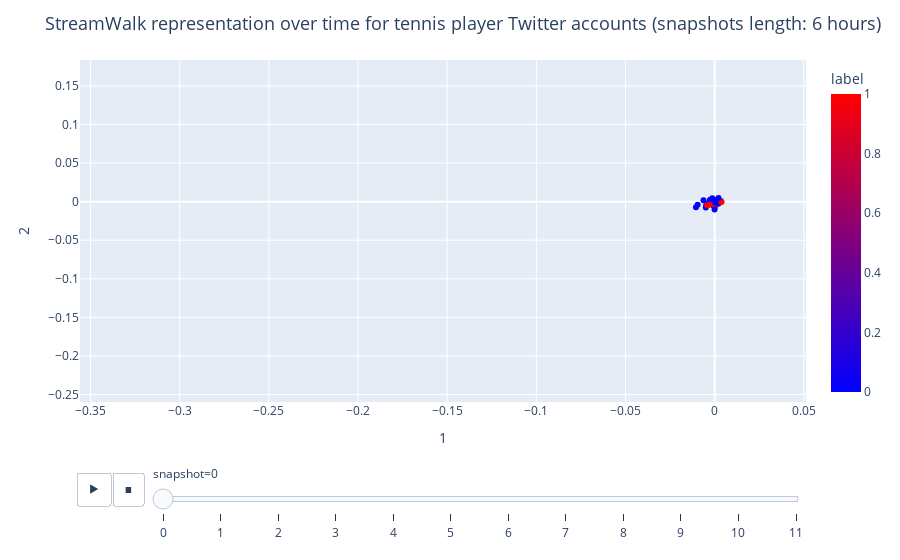

Notebook code for this chart:
### Code cell
fig_sw

### Figure 1 — Plotly figure (JSON) as saved in the notebook; plotly's stock layout.template omitted (floating-point values rounded to 4 significant figures)
{"data": [{"hovertemplate": "<b>%{hovertext}</b><br><br>snapshot=0<br>1=%{x}<br>2=%{y}<br>label=%{marker.color}<extra></extra>", "hovertext": ["Svetlana Kuznetsova<br>2017-05-28<br>Women's Singles - Round 1<br>Suzanne-Lenglen Court<br>Match id: 2", "Philipp Kohlschreiber<br>2017-05-28", "Paul-Henri Mathieu<br>2017-05-28", "Nick Kyrgios<br>2017-05-28", "Garbiñe Muguruza<br>2017-05-28", "Federico Delbonis<br>2017-05-28", "Feliciano Lopez<br>2017-05-28", "Juan Martin Del Potro<br>2017-05-28", "Henri Leconte<br>2017-05-28", "Andy Murray<br>2017-05-28", "Horacio Zeballos<br>2017-05-28<br>Men's Singles - Round 1<br>Suzanne-Lenglen Court<br>Match id: 1", "Tomas Berdych<br>2017-05-28", "Marion Bartoli<br>2017-05-28", "Madison Keys<br>2017-05-28", "David Goffin<br>2017-05-28", "Pablo Cuevas<br>2017-05-28", "Guido Pella<br>2017-05-28", "Jack Sock<br>2017-05-28", "Dominic Thiem<br>2017-05-28<br>Men's Singles - Round 1<br>Suzanne-Lenglen Court<br>Match id: 3", "Samantha Stosur<br>2017-05-28", "Timea Bacsinszky<br>2017-05-28<br>Women's Singles - Round 1<br>Court 17<br>Match id: 1", "Novak Djokovic<br>2017-05-28", "Simona Halep<br>2017-05-28", "Agnieszka Radwanska<br>2017-05-28", "Nicolas Jarry<br>2017-05-28", "Francesca Schiavone<br>2017-05-28", "Elina Svitolina<br>2017-05-28", "Jo-Wilfried Tsonga<br>2017-05-28", "Karolina Pliskova<br>2017-05-28", "Coco Vandeweghe<br>2017-05-28", "Rafael Nadal<br>2017-05-28", "Stefanos Tsitsipas<br>2017-05-28<br>Men's Singles - Round 1<br>Court 3<br>Match id: 2", "Andre Sa<br>2017-05-28", "Milos Raonic<br>2017-05-28", "Roberta Vinci<br>2017-05-28<br>Women's Singles - Round 1<br>Court 2<br>Match id: 1", "Andrey Rublev<br>2017-05-28", "Richard Gasquet<br>2017-05-28", "Angelique Kerber<br>2017-05-28<br>Women's Singles - Round 1<br>Philippe-Chatrier Court<br>Match id: 2", "Grigor Dimitrov<br>2017-05-28<br>Men's Singles - Round 1<br>Philippe-Chatrier Court<br>Match id: 3", "David Ferrer<br>2017-05-28", "Martina Navratilova<br>2017-05-28", "Venus Williams<br>2017-05-28<br>Women's Singles - Round 1<br>Suzanne-Lenglen Court<br>Match id: 4", "Eugenie Bouchard<br>2017-05-28", "Petra Kvitova<br>2017-05-28<br>Women's Singles - Round 1<br>Philippe-Chatrier Court<br>Match id: 1", "Conchita Martinez<br>2017-05-28", "Johanna Konta<br>2017-05-28", "Lucas Pouille<br>2017-05-28<br>Men's Singles - Round 1<br>Philippe-Chatrier Court<br>Match id: 4", "Stan Wawrinka<br>2017-05-28", "Alex Corretja<br>2017-05-28", "Santiago Gonzalez<br>2017-05-28", "Amanda Anisimova<br>2017-05-28<br>Women's Singles - Round 1<br>Court 6<br>Match id: 3", "Kristina Mladenovic<br>2017-05-28", "Monica Puig<br>2017-05-28<br>Women's Singles - Round 1<br>Court 2<br>Match id: 1", "Daria Gavrilova<br>2017-05-28", "Sania Mirza<br>2017-05-28", "Kei Nishikori<br>2017-05-28", "Caroline Wozniacki<br>2017-05-28"], "ids": [102652835, 104294006, 1044227084, 1110553549, 118779247, 134906432, 138358313, 139556944, 14056125, 14123683, 146613488, 1484787162, 1490817636, 1601451361, 1612711830, 162187399, 174876254, 186668655, 2223114825, 2455053222, 2498274386, 259925559, 2602158362, 275115103, 2847445620, 2913792699, 295610884, 297380894, 2997502061, 340548756, 344634424, 348332740, 351625171, 35441526, 410232624, 446304475, 459954236, 481461757, 48348735, 485511296, 506429053, 50725573, 52818366, 533202479, 57165979, 594029345, 632089798, 65187067, 726543308, 74361297, 826220690441437200, 830685463, 847389421, 850660369, 87174678, 87769890, 94166168], "legendgroup": "", "marker": {"color": [1, 0, 0, 0, 0, 0, 0, 0, 0, 0, 1, 0, 0, 0, 0, 0, 0, 0, 1, 0, 1, 0, 0, 0, 0, 0, 0, 0, 0, 0, 0, 1, 0, 0, 1, 0, 0, 1, 1, 0, 0, 1, 0, 1, 0, 0, 1, 0, 0, 0, 1, 0, 1, 0, 0, 0, 0], "coloraxis": "coloraxis", "symbol": "circle"}, "mode": "markers", "name": "", "orientation": "v", "showlegend": false, "type": "scatter", "x": [0.002364, -0.0005415, -0.001207, -0.002627, -0.004988, 0.00207, -0.001946, -0.001937, 0.0006211, -0.002322, 0.00186, 0.0009187, 6.207e-05, -0.0008798, 0.00205, 0.001094, -0.0006173, 0.0018, -0.004023, -0.004478, -0.00224, -0.004735, -0.01051, -0.0007167, 0.001211, -0.0004396, -0.006293, -0.0005592, -0.0007077, 0.001252, -0.009593, -0.0001141, -0.001986, -0.0003512, -0.000463, -0.001402, 9.879e-06, -0.0007629, -0.001992, -0.001932, 0.0007499, 0.0001503, -9.927e-05, -0.004322, -0.001051, 0.002207, 0.001625, 0.003408, 0.0004243, -0.002852, 0.003838, -0.003124, -0.002981, 0.0001307, -0.00134, 0.002112, 6.602e-05], "xaxis": "x", "y": [0.0004129, -0.002836, 0.0009827, 0.002413, -0.00772, -8.709e-05, 0.001513, -0.001698, 0.0001389, 0.001652, 0.00265, 0.0005111, 0.001699, -0.001419, 0.0007025, -0.001539, 0.0004132, 0.001802, -0.004741, -0.003073, 0.000422, -0.004807, -0.007207, 0.0001801, 0.0008921, 0.0007465, 0.001818, 0.00135, -0.005323, -0.0001298, -0.004129, -0.0002798, 0.0009842, 0.0009486, 0.0003184, -0.001011, -0.001195, -0.0004809, -0.002145, 0.001185, -0.00406, -0.006849, -0.01011, -0.004587, 0.0007324, -0.002357, 0.001246, 0.0009511, -0.001314, -0.0005145, -0.0004094, -0.001829, -0.003588, 0.000675, 0.004466, 0.004874, -0.000248], "yaxis": "y"}], "layout": {"coloraxis": {"colorbar": {"title": {"text": "label"}}, "colorscale": [[0, "rgb(0,0,255)"], [1, "rgb(255,0,0)"]]}, "legend": {"tracegroupgap": 0}, "margin": {"t": 60}, "showlegend": false, "sliders": [{"active": 0, "currentvalue": {"prefix": "snapshot="}, "len": 0.9, "pad": {"b": 10, "t": 60}, "steps": [{"args": [["0"], {"frame": {"duration": 0, "redraw": false}, "fromcurrent": true, "mode": "immediate", "transition": {"duration": 0, "easing": "linear"}}], "label": "0", "method": "animate"}, {"args": [["1"], {"frame": {"duration": 0, "redraw": false}, "fromcurrent": true, "mode": "immediate", "transition": {"duration": 0, "easing": "linear"}}], "label": "1", "method": "animate"}, {"args": [["2"], {"frame": {"duration": 0, "redraw": false}, "fromcurrent": true, "mode": "immediate", "transition": {"duration": 0, "easing": "linear"}}], "label": "2", "method": "animate"}, {"args": [["3"], {"frame": {"duration": 0, "redraw": false}, "fromcurrent": true, "mode": "immediate", "transition": {"duration": 0, "easing": "linear"}}], "label": "3", "method": "animate"}, {"args": [["4"], {"frame": {"duration": 0, "redraw": false}, "fromcurrent": true, "mode": "immediate", "transition": {"duration": 0, "easing": "linear"}}], "label": "4", "method": "animate"}, {"args": [["5"], {"frame": {"duration": 0, "redraw": false}, "fromcurrent": true, "mode": "immediate", "transition": {"duration": 0, "easing": "linear"}}], "label": "5", "method": "animate"}, {"args": [["6"], {"frame": {"duration": 0, "redraw": false}, "fromcurrent": true, "mode": "immediate", "transition": {"duration": 0, "easing": "linear"}}], "label": "6", "method": "animate"}, {"args": [["7"], {"frame": {"duration": 0, "redraw": false}, "fromcurrent": true, "mode": "immediate", "transition": {"duration": 0, "easing": "linear"}}], "label": "7", "method": "animate"}, {"args": [["8"], {"frame": {"duration": 0, "redraw": false}, "fromcurrent": true, "mode": "immediate", "transition": {"duration": 0, "easing": "linear"}}], "label": "8", "method": "animate"}, {"args": [["9"], {"frame": {"duration": 0, "redraw": false}, "fromcurrent": true, "mode": "immediate", "transition": {"duration": 0, "easing": "linear"}}], "label": "9", "method": "animate"}, {"args": [["10"], {"frame": {"duration": 0, "redraw": false}, "fromcurrent": true, "mode": "immediate", "transition": {"duration": 0, "easing": "linear"}}], "label": "10", "method": "animate"}, {"args": [["11"], {"frame": {"duration": 0, "redraw": false}, "fromcurrent": true, "mode": "immediate", "transition": {"duration": 0, "easing": "linear"}}], "label": "11", "method": "animate"}], "x": 0.1, "xanchor": "left", "y": 0, "yanchor": "top"}], "title": {"font": {"size": 18}, "text": "StreamWalk representation over time for tennis player Twitter accounts (snapshots length: 6 hours)"}, "updatemenus": [{"buttons": [{"args": [null, {"frame": {"duration": 1000, "redraw": false}, "fromcurrent": true, "mode": "immediate", "transition": {"duration": 500, "easing": "linear"}}], "label": "&#9654;", "method": "animate"}, {"args": [[null], {"frame": {"duration": 0, "redraw": false}, "fromcurrent": true, "mode": "immediate", "transition": {"duration": 0, "easing": "linear"}}], "label": "&#9724;", "method": "animate"}], "direction": "left", "pad": {"r": 10, "t": 70}, "showactive": false, "type": "buttons", "x": 0.1, "xanchor": "right", "y": 0, "yanchor": "top"}], "xaxis": {"anchor": "y", "domain": [0, 1], "range": [-0.3559, 0.05118], "title": {"text": "1"}}, "yaxis": {"anchor": "x", "domain": [0, 1], "range": [-0.2597, 0.1836], "title": {"text": "2"}}}}
